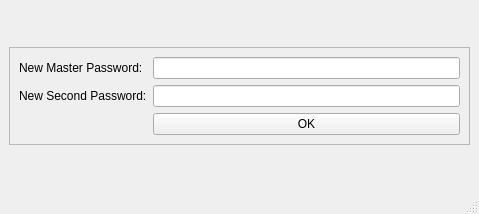
<?xml version="1.0" encoding="UTF-8"?>
<ui version="4.0">
 <class>NewPass</class>
 <widget class="QMainWindow" name="NewPass">
  <property name="geometry">
   <rect>
    <x>0</x>
    <y>0</y>
    <width>479</width>
    <height>214</height>
   </rect>
  </property>
  <property name="windowTitle">
   <string>Setup New Passwords</string>
  </property>
  <widget class="QWidget" name="centralwidget">
   <layout class="QVBoxLayout" name="verticalLayout">
    <item>
     <spacer name="verticalSpacer_2">
      <property name="orientation">
       <enum>Qt::Vertical</enum>
      </property>
      <property name="sizeHint" stdset="0">
       <size>
        <width>20</width>
        <height>40</height>
       </size>
      </property>
     </spacer>
    </item>
    <item>
     <widget class="QFrame" name="frame">
      <property name="frameShape">
       <enum>QFrame::StyledPanel</enum>
      </property>
      <property name="frameShadow">
       <enum>QFrame::Raised</enum>
      </property>
      <layout class="QGridLayout" name="gridLayout">
       <item row="0" column="0">
        <widget class="QLabel" name="label">
         <property name="text">
          <string>New Master Password:</string>
         </property>
        </widget>
       </item>
       <item row="0" column="1">
        <widget class="QLineEdit" name="lineEdit_mk">
         <property name="echoMode">
          <enum>QLineEdit::PasswordEchoOnEdit</enum>
         </property>
        </widget>
       </item>
       <item row="1" column="0">
        <widget class="QLabel" name="label_2">
         <property name="text">
          <string>New Second Password:</string>
         </property>
        </widget>
       </item>
       <item row="1" column="1">
        <widget class="QLineEdit" name="lineEdit_sk">
         <property name="echoMode">
          <enum>QLineEdit::PasswordEchoOnEdit</enum>
         </property>
        </widget>
       </item>
       <item row="2" column="1">
        <widget class="QPushButton" name="pushButton">
         <property name="text">
          <string>OK</string>
         </property>
        </widget>
       </item>
      </layout>
     </widget>
    </item>
    <item>
     <spacer name="verticalSpacer">
      <property name="orientation">
       <enum>Qt::Vertical</enum>
      </property>
      <property name="sizeHint" stdset="0">
       <size>
        <width>20</width>
        <height>40</height>
       </size>
      </property>
     </spacer>
    </item>
   </layout>
  </widget>
  <widget class="QMenuBar" name="menubar">
   <property name="geometry">
    <rect>
     <x>0</x>
     <y>0</y>
     <width>479</width>
     <height>26</height>
    </rect>
   </property>
  </widget>
  <widget class="QStatusBar" name="statusbar"/>
 </widget>
 <resources/>
 <connections/>
</ui>
